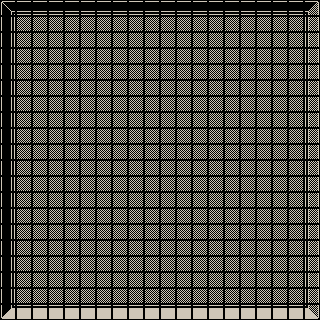

This is a level from a 2D game, rendered from its Tiled map with the project's own tilesets. A one-line summary and the complete map file follow:
An orthogonal 20x20 tile map with 16x16 px tiles, 1 tile layer (Tile Layer 1) and 3 objects.

<map version="1.5" tiledversion="1.7.2" orientation="orthogonal" renderorder="right-down" width="20" height="20" tilewidth="16" tileheight="16" infinite="0" nextlayerid="3" nextobjectid="4">
 <editorsettings>
  <export target="map2.json" format="json" />
 </editorsettings>
 <tileset firstgid="1" source="colored-transparent_packed.tsx" />
 <layer id="1" name="Tile Layer 1" width="20" height="20">
  <data encoding="csv">
785,786,786,786,786,786,786,786,786,786,786,786,786,786,786,786,786,786,786,787,
834,835,835,835,835,835,835,835,835,835,835,835,835,835,835,835,835,835,835,836,
834,835,835,835,835,835,835,835,835,835,835,835,835,835,835,835,835,835,835,836,
834,835,835,835,835,835,835,835,835,835,835,835,835,835,835,835,835,835,835,836,
834,835,835,835,835,835,835,835,835,835,835,835,835,835,835,835,835,835,835,836,
834,835,835,835,835,835,835,835,835,835,835,835,835,835,835,835,835,835,835,836,
834,835,835,835,835,835,835,835,835,835,835,835,835,835,835,835,835,835,835,836,
834,835,835,835,835,835,835,835,835,835,835,835,835,835,835,835,835,835,835,836,
834,835,835,835,835,835,835,835,835,835,835,835,835,835,835,835,835,835,835,836,
834,835,835,835,835,835,835,835,835,835,835,835,835,835,835,835,835,835,835,836,
834,835,835,835,835,835,835,835,835,835,835,835,835,835,835,835,835,835,835,836,
834,835,835,835,835,835,835,835,835,835,835,835,835,835,835,835,835,835,835,836,
834,835,835,835,835,835,835,835,835,835,835,835,835,835,835,835,835,835,835,836,
834,835,835,835,835,835,835,835,835,835,835,835,835,835,835,835,835,835,835,836,
834,835,835,835,835,835,835,835,835,835,835,835,835,835,835,835,835,835,835,836,
834,835,835,835,835,835,835,835,835,835,835,835,835,835,835,835,835,835,835,836,
834,835,835,835,835,835,835,835,835,835,835,835,835,835,835,835,835,835,835,836,
834,835,835,835,835,835,835,835,835,835,835,835,835,835,835,835,835,835,835,836,
834,835,835,835,835,835,835,835,835,835,835,835,835,835,835,835,835,835,835,836,
883,884,884,884,884,884,884,884,884,884,884,884,884,884,884,884,884,884,884,885
</data>
 </layer>
 <objectgroup id="2" name="Object Layer 1">
  <object id="1" gid="129" x="109.5" y="69" width="16" height="16" />
  <object id="2" gid="129" x="209.5" y="71.5" width="16" height="16" />
  <object id="3" gid="129" x="179" y="104.5" width="16" height="16" />
 </objectgroup>
</map>
